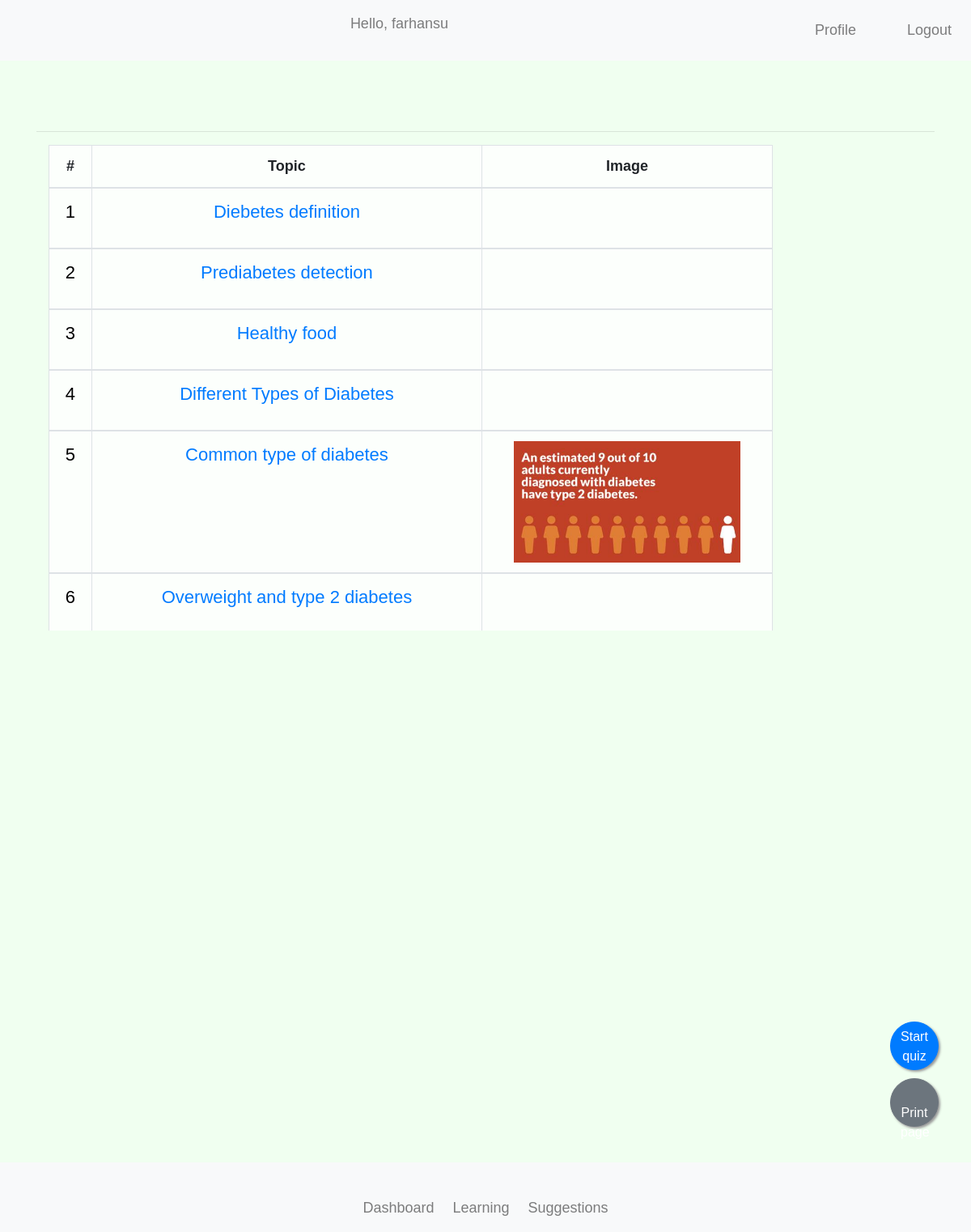
The app's page /learning/ (signed in) with its own data.
### learning/models.py (models this page shows, shortened)
class Material(models.Model):
    title = models.CharField(max_length=100)
    img = models.ImageField(default='diabetes.png', upload_to='card_images')
    description = models.TextField()
    created_date = models.DateTimeField(default=now, editable=False)

### learning/views.py (the view)
# urls.py: path('', list_cards, name='list-cards'),
@login_required(login_url='user:login')
def list_cards(request):
    cards = Material.objects.all().order_by('created_date')
    return render(request, 'learning/base.html', {"cards": cards})

### templates/learning/base.html (shortened to what this page needs)
{% extends 'base/base.html' %}
{% load static %}
{% block content %}
    <br>
    <br>
    <hr class="mt-4">
    <div class="container">
        <div class="row">
            <div class="col-10" style="overflow-x:auto; height: 600px; overflow: auto">
                <table class="table table-hover table-bordered" style="background-color: rgba(255, 255, 255, 0.8); margin-left:auto; margin-right:auto; height: 400px">
                    <thead>
                        <tr style="text-align:center">
                            <th>#</th>
                            <th>Topic</th>
                            <th>Image</th>
                        </tr>
                    </thead>
                    {% for c in cards %}
                    <tbody>
                        <tr style="text-align:center">
                            <td>
                                <p style="color: black; font-size:22px">{{ c.id }}</p>
                            </td>
                            <td>
                                <p style="color: black; font-size:22px">
                                    <a href="{% url 'learning:show-card' c.id %}">{{ c.title }}</a>
                                </p>
                            </td>
                            <td>
                                <img src="{{c.img.url}}" alt="" height=150>
                            </td>
                        </tr>
                    </tbody>
                {% endfor %}
            </table>
            </div>
            <br>
        </div>
    </div>
    <a  class="btn btn-primary" style="position:fixed;
    width:60px;
    height:60px;
    bottom:200px;
    right:40px;
    border-radius:50px;
    text-align:center;
    box-shadow: 2px 2px 3px #999;"
    href="{% url 'learning:main-view' %}" target="_blank">Start quiz</a>
{% endblock %}

### templates/base/base.html (shortened to what this page needs)
<!doctype html>
{% load static %}
<html lang="en">
  <head>
    <link rel="stylesheet" href="https://cdn.jsdelivr.net/npm/bootstrap@4.5.3/dist/css/bootstrap.min.css">
    <link rel="stylesheet" type="text/css" href="{% static 'css/style.css' %}">
    <link href="{% static 'fontawesomefree/css/fontawesome.css' %}" rel="stylesheet" type="text/css">
    <link href="{% static 'fontawesomefree/css/brands.css' %}" rel="stylesheet" type="text/css">
    <link href="{% static 'fontawesomefree/css/solid.css' %}" rel="stylesheet" type="text/css">
  </head>
    <body style="
    background-position: center center;
    background-repeat: no-repeat;
    background-attachment: fixed;
    background-size: cover;
    background-color: honeydew;
    ">
       <nav class="navbar navbar-expand-lg navbar-light bg-light fixed-top">
            <div class="collapse navbar-collapse" id="navbarCollapse">
                 <div class="navbar-nav ml-auto" >
                    {% if user.is_authenticated %}
                         <p id="hello-msg" class="nav-item nav-link">Hello, {{ request.user }} &nbsp;&nbsp;&nbsp;</p>
                    {% endif %}
                 </div>
                 <div class="navbar-nav ml-auto">
                    {% if user.is_authenticated %}
                        <a href="{% url 'user:users-profile' %}" class="nav-item nav-link"><i class="far fa-address-card"></i>&nbsp;&nbsp;Profile &emsp;</a>
                        <a href="{% url 'user:logout' %}" class="nav-item nav-link"> <i class="fas fa-sign-out-alt"></i>&nbsp;&nbsp;Logout</a>
                    {% else %}
                         <a href="{% url 'user:login' %}" class="nav-item nav-link"><i class="fas fa-sign-in-alt"></i>&nbsp;&nbsp;Sign in</a>
                    {% endif %}
                </div>
            </div>
        </nav>
        <br><br>
    <div class="container">
        {% block content %}
        {% endblock %}
    </div>
    <br/>
      <nav class="navbar navbar-expand-lg navbar-light bg-light fixed-bottom py-6 ">
          <div class="container-fluid">
              <ul class="navbar-nav mx-auto text-center nav-justified">
                  {% if user.is_authenticated %}
                  <li class="nav-item">
                      <a class="nav-link" href="{% url 'user:users-home' %}"><i class="fas fa-home"></i>Dashboard</a>
                  </li>
                  <li class="nav-item">
                      <a class="nav-link" href="{% url 'learning:list-cards' %}">
                          <i class="fa-solid fa-graduation-cap"></i><br>Learning</a>
                  </li>
                  <li class="nav-item" >
                    <a class="nav-link" href="{% url 'suggestions:get-health-answers' %}">
                      <i class="fa-solid fa-comment-medical"></i><br>Suggestions</a>
                  </li>
                  <a  class="btn btn-secondary" style="position:fixed;
                  width:60px;
                  height:60px;
                  bottom:130px;
                  right:40px;
                  border-radius:50px;
                  text-align:center;
                  box-shadow: 2px 2px 3px #999;"
                  onclick="window.print()" target="_blank"><i class="fa-solid fa-print"></i>Print page</a>
                  {% endif %}
              </ul>
          </div>
      </nav>
  </body>
</html>

### static/css/style.css (style rules this page uses)
img { max-width: 100%; max-height: 100%; }
table { width: 100%; }
tr { width: 70px; }
body { padding-top: 30px; padding-bottom: 70px; }
nav { position:fixed; max-height: 100px; }

### templates/learning/base.html (style rules this page uses)
img { max-width: 100%; max-height: 100%; }
* { padding:0;margin:0; }
body { font-family:Verdana, Geneva, sans-serif; font-size:18px; background-color:#CCC; }

### records on screen
Material: id "1", title "Diebetes definition"
Material: id "2", title "Prediabetes detection"
Material: id "3", title "Healthy food"
Material: id "4", title "Different Types of Diabetes"
Material: id "5", title "Common type of diabetes", img (picture)
Material: id "6", title "Overweight and type 2 diabetes"

### other values on screen
{{ request.user }} "farhansu"
